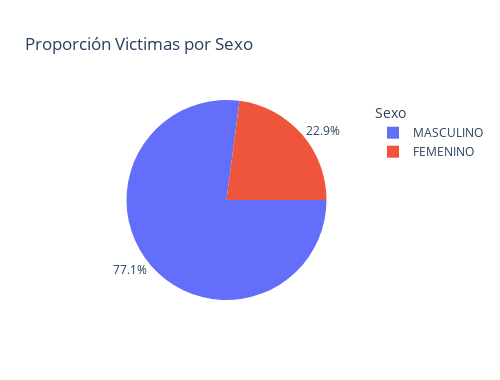

The notebook cell saved with this chart:
### Markdown cell above
#### Pie Chart

### Code cell
# Creamos una grafica Pie-chart
# Primero filtramos fuera los datos nulos
df = df_homicidios[df_homicidios['SEXO'].notna()]
# Creamos la grafica
fig = go.Figure(data=[go.Pie(labels=df['SEXO'],
                             values=df['N_VICTIMAS'],
                             rotation=90,
                             textposition='outside'
)])
# Configuramos el layout
fig.update_layout(title='Proporción Victimas por Sexo',
                  autosize=False, width=500, height=380,
                  legend=dict(x=1, y=1),
                  legend_title='Sexo',
                  template='plotly'
)
fig.show()

### Figure 1 — Plotly figure (JSON) as saved in the notebook; plotly's stock layout.template omitted (floating-point values rounded to 4 significant figures; data arrays with more than 128 entries replaced by an {"elided": "..."} marker saying what was removed)
{"data": [{"labels": {"elided": "711 str values"}, "rotation": 90, "textposition": "outside", "type": "pie", "values": {"elided": "711 int values"}}], "layout": {"autosize": false, "height": 380, "legend": {"title": {"text": "Sexo"}, "x": 1, "y": 1}, "title": {"text": "Proporción Victimas por Sexo"}, "width": 500}}
